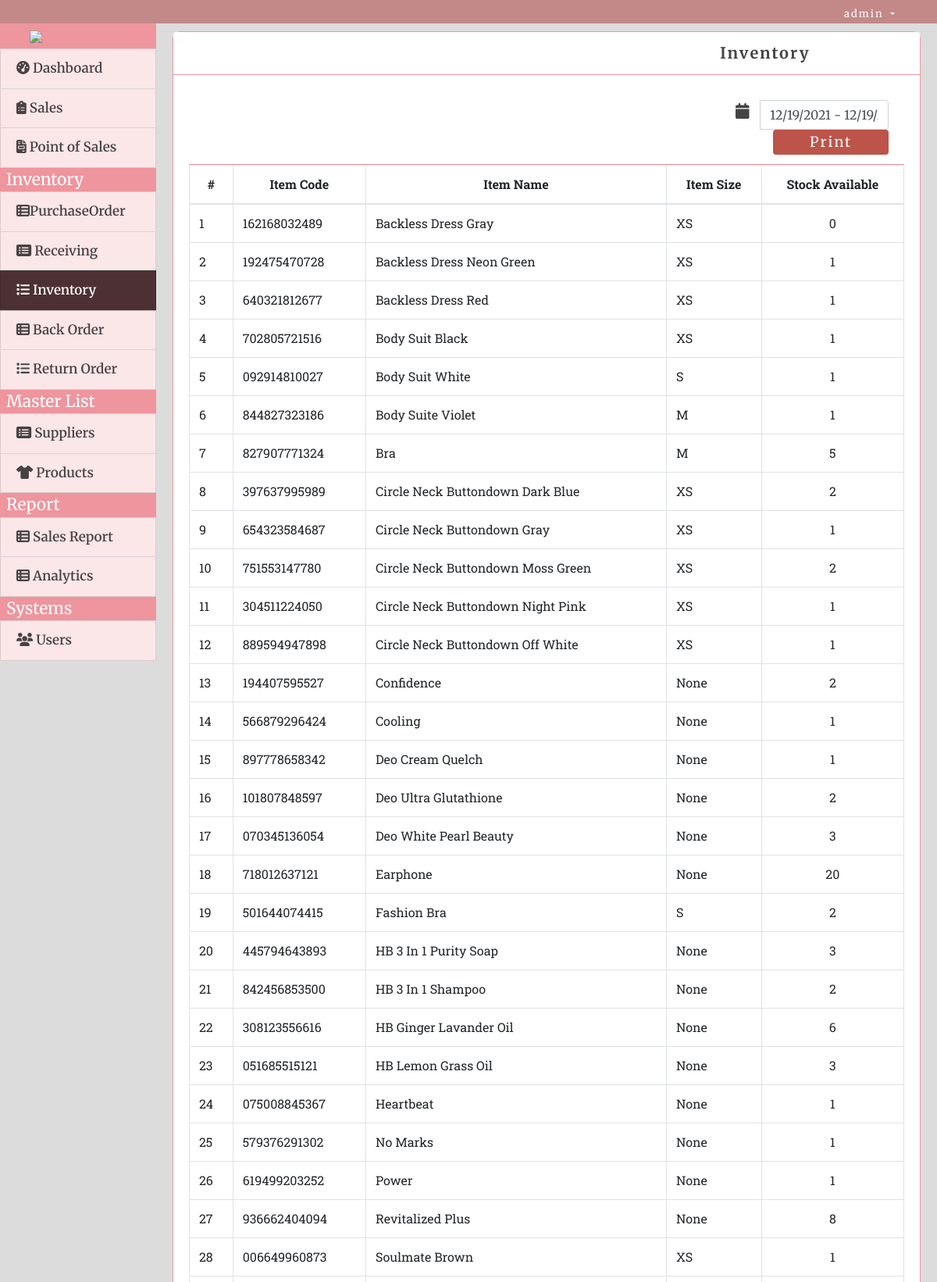
/index.php?page=inventory (signed in, upper part), run on the app's committed database.
### tables this page shows
CREATE TABLE `items` (
  `id` int(30) NOT NULL,
  `supplier_id` int(30) DEFAULT NULL,
  `item_code` varchar(100) NOT NULL,
  `name` varchar(200) NOT NULL,
  `description` text NOT NULL,
  `size` varchar(10) NOT NULL,
  `price` float NOT NULL,
  `alert_min` int(10) NOT NULL DEFAULT 20,
  `alert_max` int(10) NOT NULL DEFAULT 100,
  `date_created` datetime NOT NULL DEFAULT current_timestamp()
);

### inventory.php (the view, shortened to what this page needs)
<?php include "db_connect.php" ?>
<div class="col-lg-12">
	<div class="card">
		<div class="card-header"><b>Inventory</b></div>
		<div class="card-body">
				<div class="card-header text-center">
						<form method="POST" class="form-inline" action="print/inventory_print.php">
							<div class="input-group">
								<div class="input-group-addon">
									<i class="fa fa-calendar"></i> &nbsp
								</div>
								<input type="text" class="form-control pull-right col-sm-12" id="reservation" name="date_range">
							</div>
							<input class="btn btn-sm btn-success ml-5" style="width:150px; background-color:#bc5449; color:white; border-color:#bc5449;height:32px; font-size:18px; letter-spacing:2px;" name="print" type="submit" formtarget="_blank" value="Print">
						</form>
					</div>
			<table class="table table-bordered" id="inventorList" >
				<thead >
					<tr>
						<th class="text-center">#</th>
						<th class="text-center">Item Code</th>
						<th class="text-center">Item Name</th>
						<th class="text-center">Item Size</th>
						<th class="text-center">Stock Available</th>
					</tr>
				</thead>
				<tbody>
					<?php
						$i = 1;
						$qry = $conn->query("SELECT * FROM items order by name asc");
						while($row=$qry->fetch_assoc()):
							$inn = $conn->query("SELECT sum(qty) as stock FROM stocks where type = 1 and item_id =".$row['id']);
							$inn = $inn->num_rows > 0 ? $inn->fetch_array()['stock'] :0 ;
							$out = $conn->query("SELECT sum(qty) as stock FROM stocks where type = 2 and item_id =".$row['id']);
							$out = $out->num_rows > 0 ? $out->fetch_array()['stock'] :0 ;
							$available = $inn - $out;
					?>
					<tr>
						<td><?php echo $i++ ?></td>
						<td><?php echo $row['item_code'] ?></td>
						<td><?php echo ucwords($row['name']) ?></td>
						<td><?php echo $row['size'] ?></td>
						<td class="text-center"><?php echo number_format($available) ?></td>
					</tr>
					<?php endwhile; ?>
				</tbody>
			</table>
		</div>
	</div>
</div>

### assets/css/style.css (style rules this page uses)
body { font-family: "Open Sans", sans-serif; color: #444444; width: 100%; height: calc(100%); font-size: 12px; }
.btn-sm { padding: .0001rem .2rem; }

### index.php (style rules this page uses)
body { background: #80808045; }

### inventory.php (style rules this page uses)
.card-header { font-size:20px; padding-left:700px; font-family:'Merriweather', serif; letter-spacing:2px; background-color:white; border-radius:10px; border-color:#ee959e; }
.card { border-color:#ee959e; font-family: 'Raleway', sans-serif; font-family: 'Roboto Slab', serif; border-radius:10px; font-size:15px; }
tr { font-size:16px; }
tbody { font-size:13px; }

### data on the page
items: item_code "162168032489", name "Backless Dress Gray", size "XS", available "0", alert_min "1"
items: item_code "192475470728", name "Backless Dress Neon Green", size "XS", available "1"
items: item_code "640321812677", name "Backless Dress Red", size "XS", available "1"
items: item_code "702805721516", name "Body Suit Black", size "XS", available "1"
items: item_code "092914810027", name "Body Suit White", size "S"
items: item_code "844827323186", name "Body Suite Violet", size "M", available "1"
items: item_code "827907771324", name "Bra", size "M", available "5"
items: item_code "397637995989", name "Circle Neck Buttondown Dark Blue", size "XS", available "2"
items: item_code "654323584687", name "Circle Neck Buttondown Gray", size "XS", available "1"
items: item_code "751553147780", name "Circle Neck Buttondown Moss Green", size "XS", available "2"
items: item_code "304511224050", name "Circle Neck Buttondown Night Pink", size "XS", available "1"
items: item_code "889594947898", name "Circle Neck Buttondown Off White", size "XS", available "1"
items: item_code "194407595527", name "Confidence", size "None", available "2"
items: item_code "566879296424", name "Cooling", size "None"
items: item_code "897778658342", name "Deo Cream Quelch", size "None", available "1"
items: item_code "101807848597", name "Deo Ultra Glutathione", size "None", available "2"
items: item_code "070345136054", name "Deo White Pearl Beauty", size "None", available "3"
items: item_code "718012637121", name "Earphone", size "None", available "20"
items: item_code "501644074415", name "Fashion Bra", size "S", available "2"
items: item_code "445794643893", name "HB 3 In 1 Purity Soap", size "None", available "3"
items: item_code "842456853500", name "HB 3 In 1 Shampoo", size "None", available "2"
items: item_code "308123556616", name "HB Ginger Lavander Oil", size "None", available "6"
items: item_code "051685515121", name "HB Lemon Grass Oil", size "None", available "3"
items: item_code "075008845367", name "Heartbeat", size "None", available "1"
items: item_code "579376291302", name "No Marks", size "None", available "1"
items: item_code "619499203252", name "Power", size "None", available "1"
items: item_code "936662404094", name "Revitalized Plus", size "None", available "8"
items: item_code "006649960873", name "Soulmate Brown", size "XS", available "1"

### other printed values
$_SESSION['login_name'] "admin"
